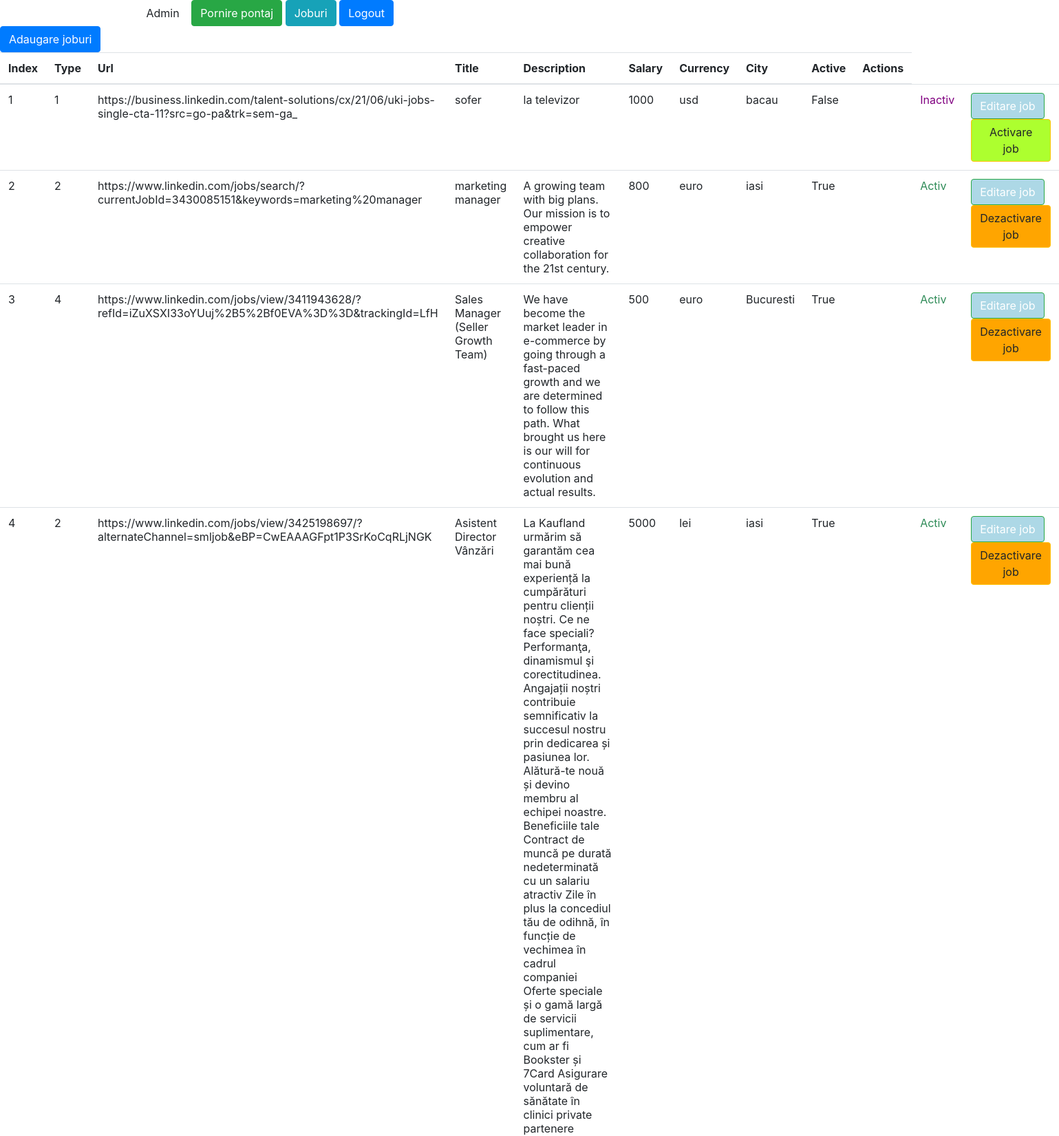
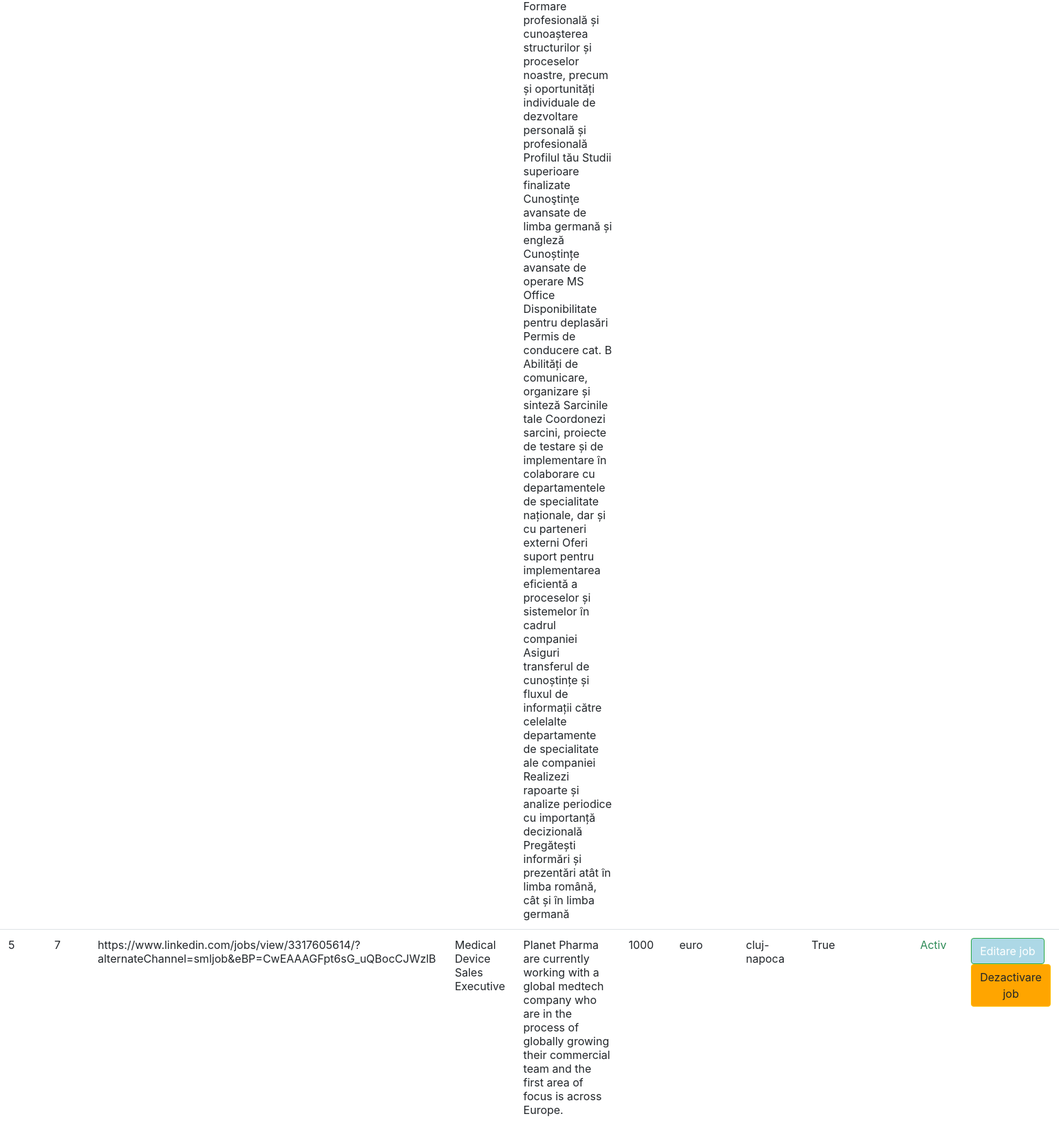
The app's page /joburi/ (signed in) with its own data (2 pictures, top to bottom).
### joburi/models.py (models this page shows, shortened)
class Joburi(models.Model):
    type = models.IntegerField()
    url = models.URLField(max_length=100)
    title = models.CharField(max_length=100)
    description = models.TextField()
    salary = models.CharField(max_length=100)
    currency = models.CharField(max_length=10)
    city = models.CharField(max_length=100)
    active = models.BooleanField(default=1)

### joburi/views.py (the view)
# urls.py: path('', views.JoburiView.as_view(), name='lista_joburi'),
class JoburiView(LoginRequiredMixin, ListView):
    model = Joburi
    template_name = 'joburi/joburi_index.html'

### proiect/context_processors.py (called while the page is built)
def is_ready_to_work(request):
    if request.user.is_authenticated:
        if Pontaj.objects.filter(user_id=request.user.id,end_date=None).exists():
            return {'ready_to_work':False}
        return {'ready_to_work':True}
    return {}

### templates/joburi/joburi_index.html
{% extends 'base.html' %}
{% block content %}
    <a class="btn btn-primary" href ="{% url 'joburi:adaugare' %}">Adaugare joburi</a>
    <table class="table">
    <thead>
    <tr>
        <th>Index</th>
        <th> Type</th>
        <th>Url </th>
        <th> Title</th>
        <th>Description </th>
        <th>Salary</th>
        <th>Currency</th>
        <th>City</th>
        <th>Active</th>
        <th>Actions</th>
    </tr>
    </thead>
    <tbody>
    {% for item in joburi_list %}
        <tr>
        <td>{{ forloop.counter }}</td>
        <td> {{ item.type }}</td>
        <td> {{ item.url }}</td>
        <td> {{ item.title }}</td>
        <td> {{ item.description }}</td>
        <td> {{ item.salary }}</td>
        <td> {{ item.currency }}</td>
        <td> {{ item.city }}</td>
        <td> {{ item.active }}</td>
            <td>
            {% if item.active %}
<td style="color: seagreen">
Activ
{% else %}
<td style="color: purple">
Inactiv
{% endif %}</td>
<td>
<a class="btn btn-success" style="background:lightblue" href="{% url 'joburi:modificare' item.id %}">Editare job</a>
{% if item.active %}
<a class="btn btn-warning" style="background:orange" href="{% url 'joburi:stergere' item.id %}">Dezactivare job</a>
{% else %}
<a class="btn btn-warning" style="background:greenyellow" href="{% url 'joburi:activare' item.id %}">Activare job</a>
{% endif %}
</td>
</tr>
{% endfor %}
</tbody>
</table>
{% endblock %}

### templates/base.html (shortened to what this page needs)
<html>
    <head>
    <link rel="stylesheet" href="https://stackpath.bootstrapcdn.com/bootstrap/4.4.1/css/bootstrap.min.css">
    </head>
    <body>
    <div class ="container">
         <div class="row">
             <div class="col-ad-12">
                 <nav>
                     <a class ="btn" href="/admin">Admin</a>
                     {% if request.user.is_authenticated %}
                         {% if ready_to_work is False %}
                             <a href="{% url 'pontaj:oprire_pontaj'%}" class="btn btn-danger">Oprire pontaj</a>
                         {%  else %}
                             <a href="{%  url 'pontaj:start_pontaj' %}" class="btn btn-success">Pornire pontaj</a>
                         {% endif %}
                     <a class ="btn btn-info"  href="{% url 'joburi:lista_joburi' %}">Joburi</a>
                     <a class ="btn btn-primary" href="{%  url 'logout' %}">Logout</a>
                 {%  endif %}
                 </nav>
             </div>
         </div>
    </div>
    {%  block content  %}
    {% endblock %}
    </body>
</html>

### records on screen
Joburi: type "1", url "https://business.linkedin.com/talent-solutions/cx/21/06/uki-jobs-single-cta-11?src=go-pa&trk=sem-ga_", title "sofer", description "la televizor", salary "1000", currency "usd", city "bacau", active "False", shows "Inactiv", shows "Activare job"
Joburi: type "2", url "https://www.linkedin.com/jobs/search/?currentJobId=3430085151&keywords=marketing%20manager", title "marketing manager", description "A growing team with big plans. Our mission is to empower creative collaboration for the 21st century.", salary "800", currency "euro", city "iasi", active "True", shows "Activ", shows "Dezactivare job"
Joburi: type "4", url "https://www.linkedin.com/jobs/view/3411943628/?refId=iZuXSXI33oYUuj%2B5%2Bf0EVA%3D%3D&trackingId=LfH", title "Sales Manager (Seller Growth Team)", description "We have become the market leader in e-commerce by going through a fast-paced growth and we are determined to follow this path. What brought us here is our will for continuous evolution and actual results.", salary "500", currency "euro", city "Bucuresti", active "True", shows "Activ", shows "Dezactivare job"
Joburi: type "2", url "https://www.linkedin.com/jobs/view/3425198697/?alternateChannel=smljob&eBP=CwEAAAGFpt1P3SrKoCqRLjNGK", title "Asistent Director Vânzări", description "La Kaufland urmărim să garantăm cea mai bună experiență la cumpărături pentru clienții noștri. Ce ne face speciali? Performanţa, dinamismul şi corectitudinea. Angajații noștri contribuie semnificativ la succesul nostru prin dedicarea și pasiunea lor. Alătură-te nouă și devino membru al echipei noastre. Beneficiile tale Contract de muncă pe durată nedeterminată cu un salariu atractiv Zile în plus la concediul tău de odihnă, în funcție de vechimea în cadrul companiei Oferte speciale și o gamă largă de servicii suplimentare, cum ar fi Bookster și 7Card Asigurare voluntară de sănătate în clinici private partenere Formare profesională și cunoașterea structurilor și proceselor noastre, precum și…", salary "5000", currency "lei", city "iasi", active "True", shows "Activ", shows "Dezactivare job"
Joburi: type "7", url "https://www.linkedin.com/jobs/view/3317605614/?alternateChannel=smljob&eBP=CwEAAAGFpt6sG_uQBocCJWzlB", title "Medical Device Sales Executive", description "Planet Pharma are currently working with a global medtech company who are in the process of globally growing their commercial team and the first area of focus is across Europe.", salary "1000", currency "euro", city "cluj-napoca", active "True", shows "Activ", shows "Dezactivare job"
